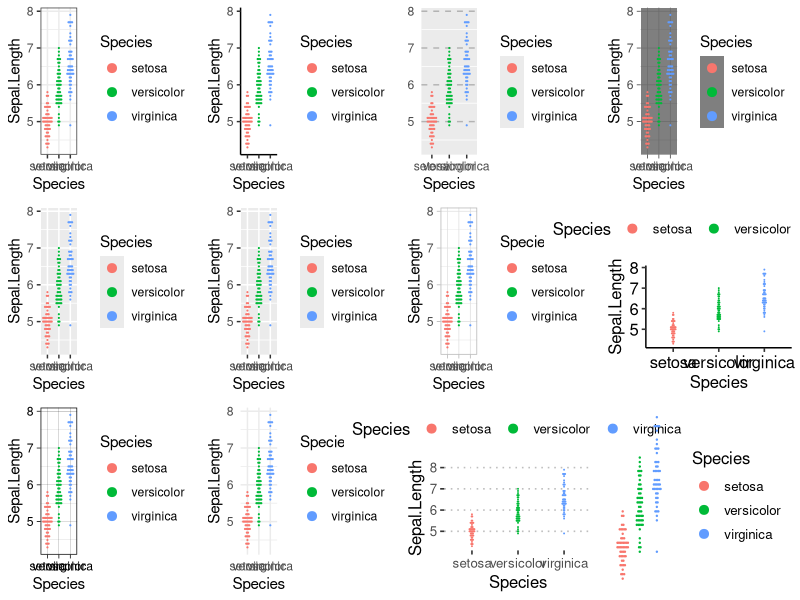
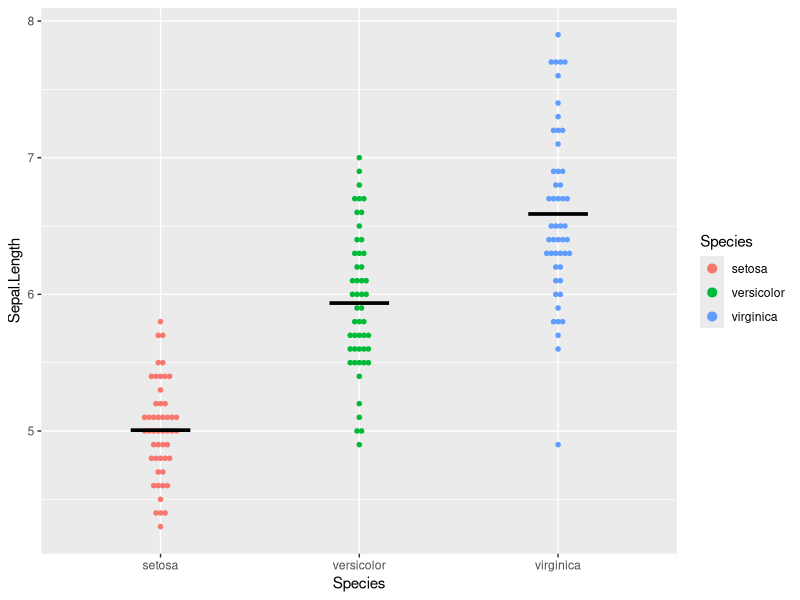
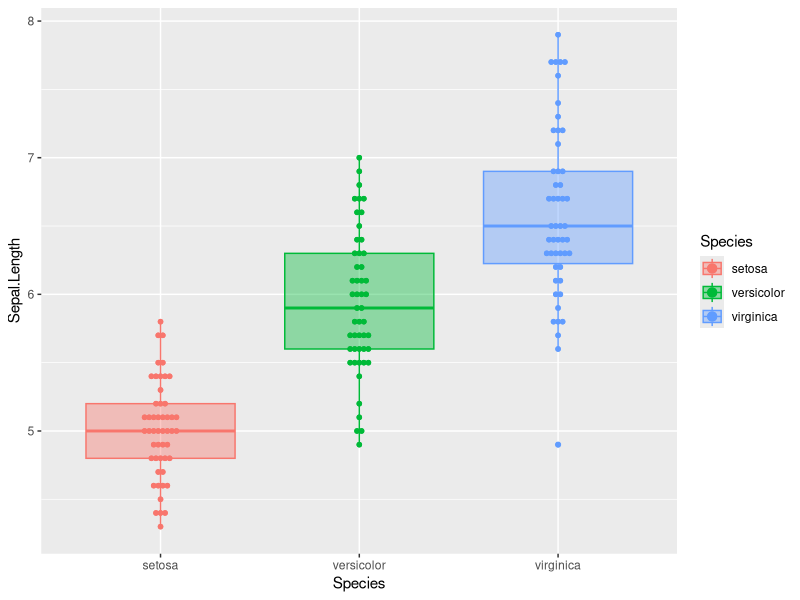
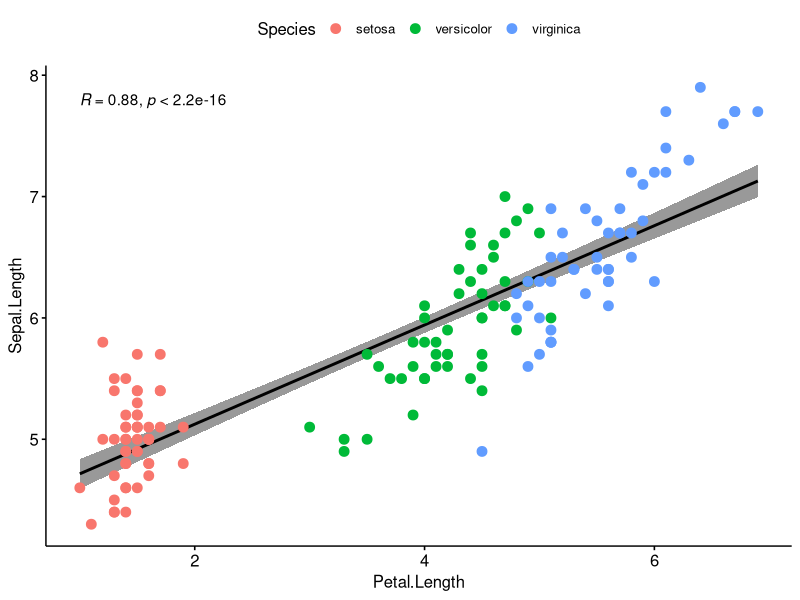
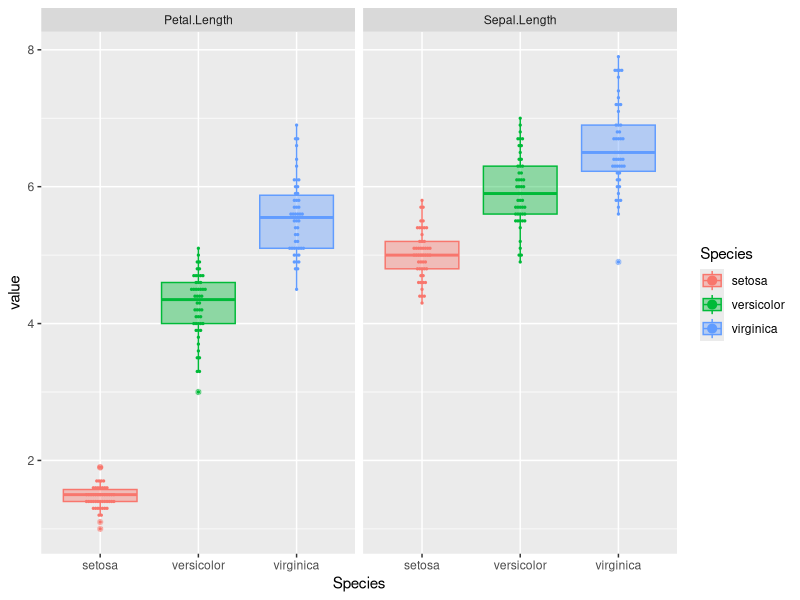
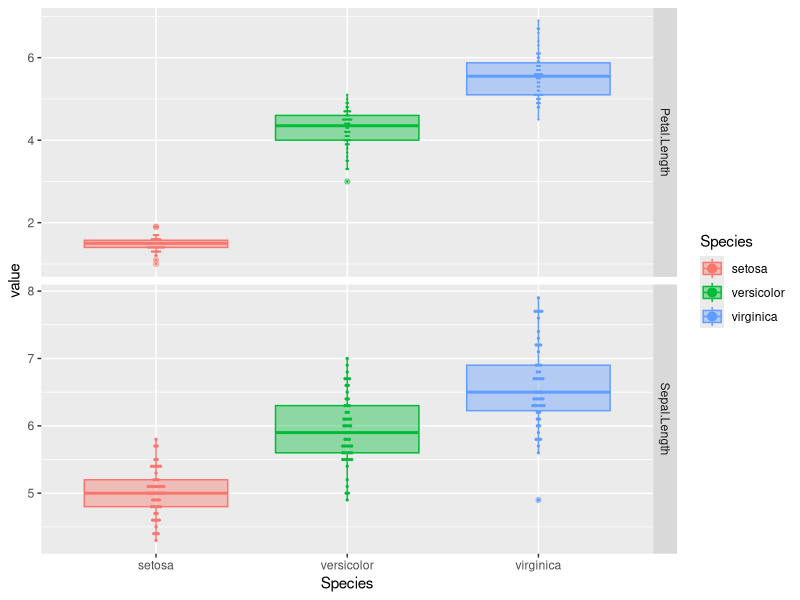
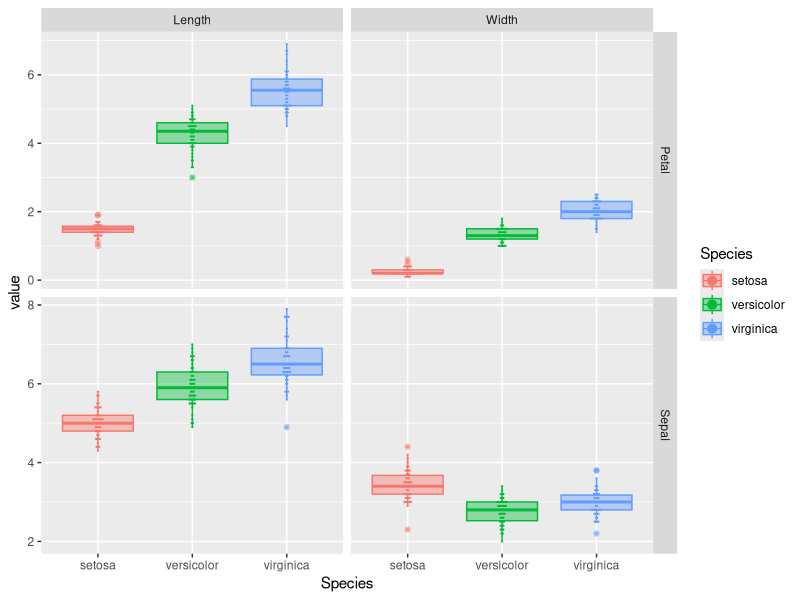
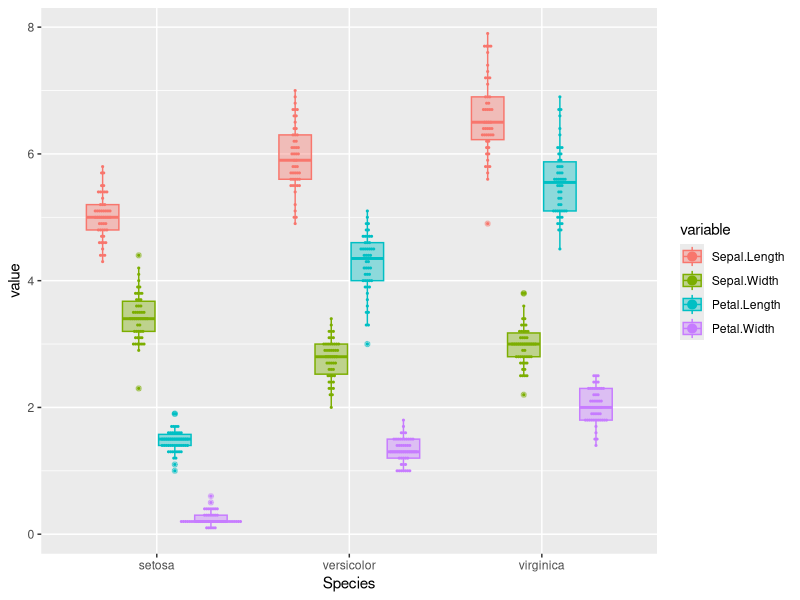

Write the R code that produced these figures, in order.
## ---- chunk 1
library(ggplot2)
library(ggpubr)
## ---- chunk 2
head(iris)
summary(iris)


ag <- function(df, cols, fun=mean) {

  df <- aggregate(df, by=as.list(df[,cols]), FUN=fun)
  return(df[, colSums(is.na(df)) != nrow(df)])
  
  
}

## ---- chunk 3


p <- ggplot(iris, aes(x=Species, y=Sepal.Length, color = Species))  + 
  ##adding dots here
  geom_dotplot(aes(fill = Species), binaxis='y', stackdir='center', binwidth=1/30)

ggarrange(
p + theme_bw(),
p + theme_classic(),
p + theme_cleveland(),
p + theme_dark(),
p + theme_get(),
p + theme_gray(),
p + theme_light(),
p + theme_pubr(),
p + theme_linedraw(),
p + theme_minimal(),
p + theme_pubclean(),
p + theme_transparent())

## ---- chunk 4
p + 
  ##adding errorbars here
  stat_summary(fun.data=mean_sdl, fun.args = list(mult=1), 
        geom="errorbar", color="black", width=0.2) +
  ##adding mean crossbar here
  stat_summary(fun=mean, geom="crossbar", color="black", width=0.3)
## ---- chunk 5

p  + 
  ##adding dots here
  geom_dotplot(aes(fill = Species), binaxis='y', stackdir='center', binwidth=1/30) +
  ##add boxplots here
  geom_boxplot(alpha=0.4, aes(fill = Species))

## ---- chunk 6


ggscatter(iris, x="Petal.Length", y="Sepal.Length", 
          add = "reg.line", conf.int = TRUE, 
          cor.coef = TRUE, cor.method = "spearman")+ geom_point(size=3,aes(color=Species))

## ---- chunk 7
library(reshape2)

long.dat <- reshape2::melt(iris, id.vars = "Species", measure.vars = c("Petal.Length", "Sepal.Length"))

head(long.dat)

ggplot(long.dat, aes(x=Species, y=value, color = Species, fill=Species))  + 
  ##adding dots here
    geom_dotplot(binaxis='y', stackdir='center', binwidth=1/30) + geom_boxplot(alpha=0.4) + facet_grid(~variable, scales = "free")

## ---- chunk 8
ggplot(long.dat, aes(x=Species, y=value, color = Species, fill=Species))  + 
  ##adding dots here
    geom_dotplot(binaxis='y', stackdir='center', binwidth=1/30) + geom_boxplot(alpha=0.4) + facet_grid(variable ~ ., scales = "free")

## ---- chunk 9

library(stringr)

long.dat <- reshape2::melt(iris, id.vars = "Species")

long.dat$Leaf <- sapply(as.character(long.dat$variable), FUN= function(x){
  
  unlist(str_split(x, pattern="\\."))[1]
  
}) 

long.dat$Form <- sapply(as.character(long.dat$variable), FUN= function(x){
  
  unlist(str_split(x, pattern="\\."))[2]
  
}) 

ggplot(long.dat, aes(x=Species, y=value, color = Species, fill=Species))  + 
  ##adding dots here
    geom_dotplot(binaxis='y', stackdir='center', binwidth=1/30) + geom_boxplot(alpha=0.4) + facet_grid(Leaf ~ Form, scales = "free")

## ---- chunk 10


ggplot(long.dat, aes(x=Species, y=value, color = variable, fill=variable, group = interaction(variable, Species)))  + 
  ##adding dots here
    geom_dotplot(binaxis='y', stackdir='center', binwidth=1/30, position = position_dodge(0.75)) + geom_boxplot(alpha=0.4)

